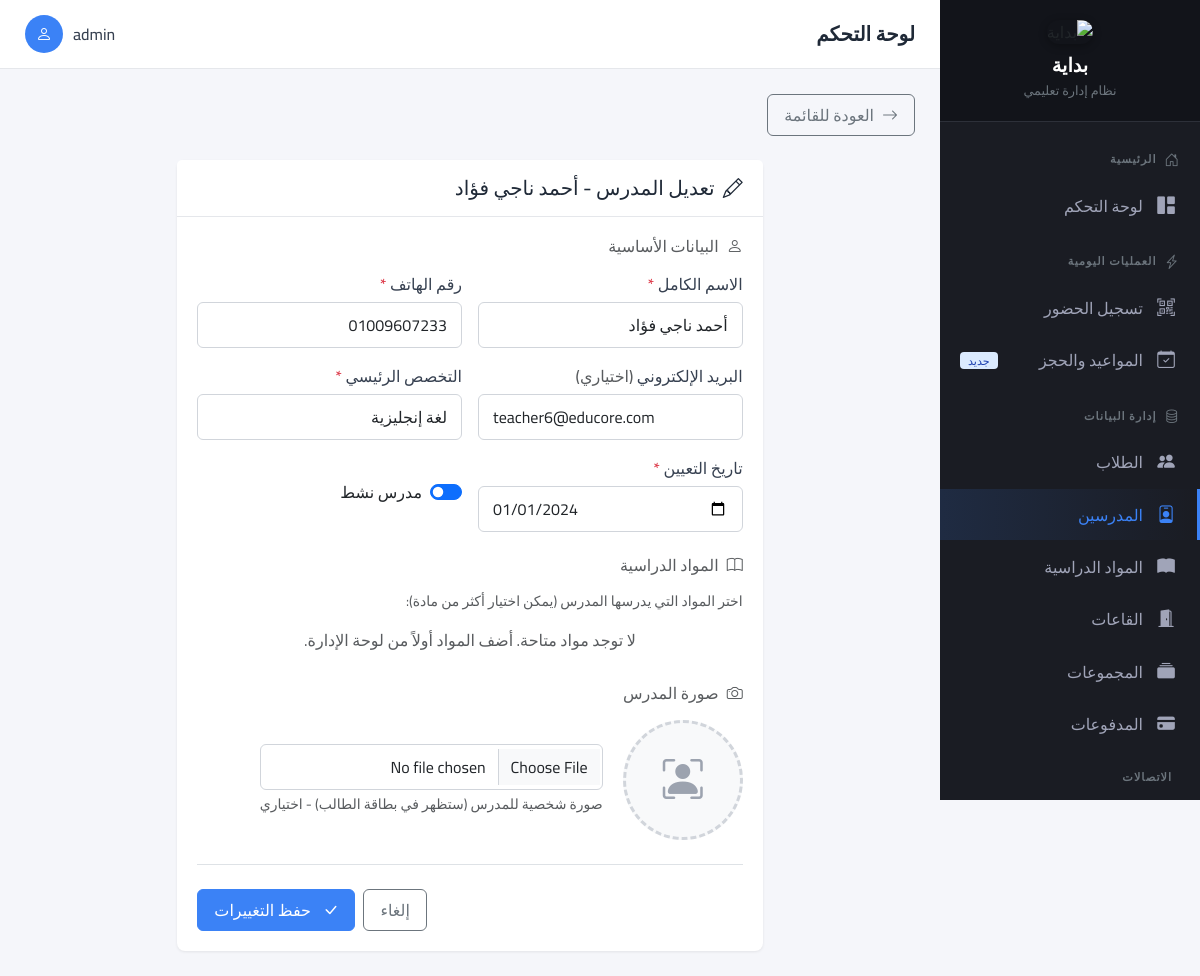
Before: /teachers/6/edit/ (signed in) with the older database file.
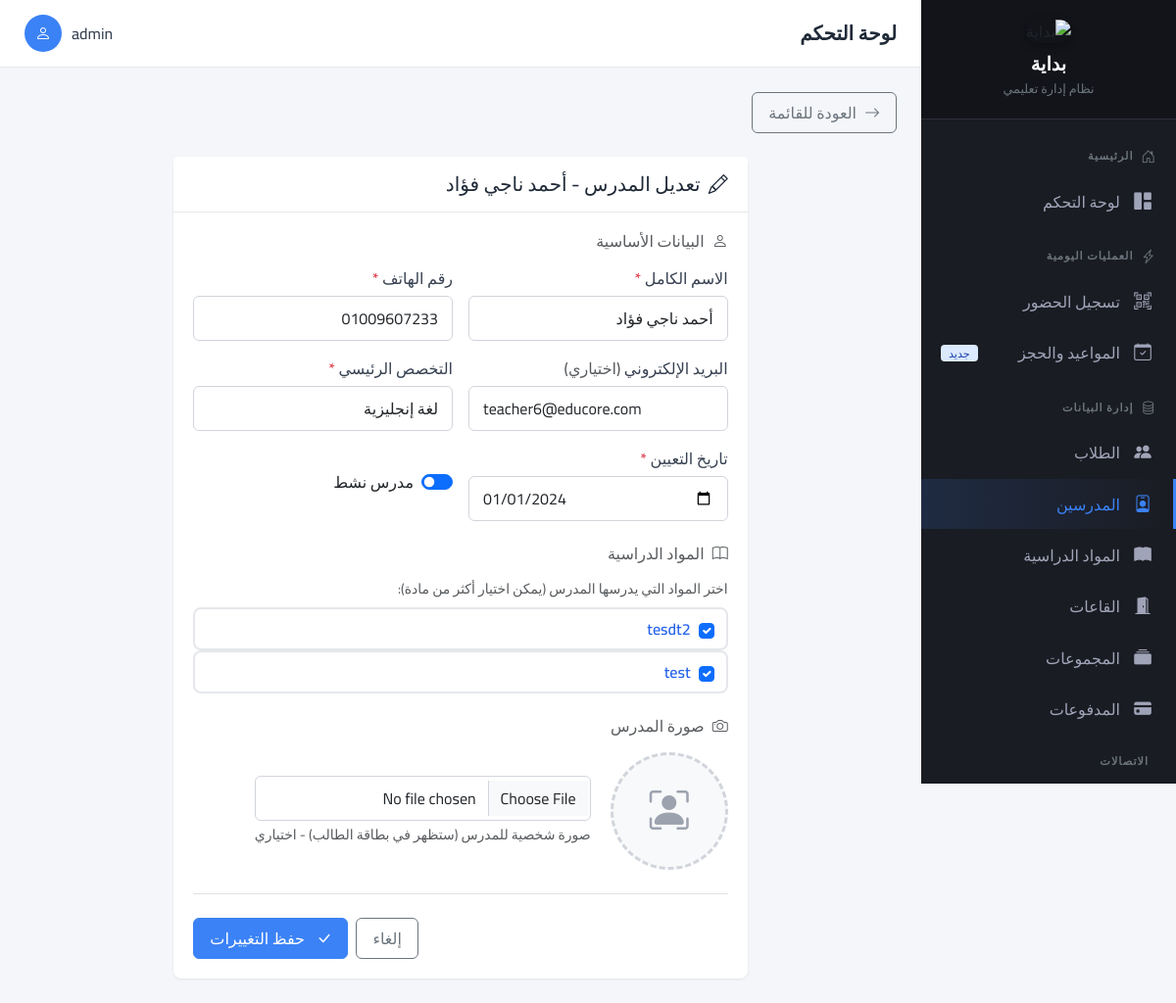
After: the same page with the newer database file.
### apps/teachers/models.py (models this page shows)
class Subject(models.Model):
    name = models.CharField(max_length=100, unique=True, verbose_name="اسم المادة")
    class Meta:
        db_table = 'subjects'
        verbose_name = 'مادة دراسية'
        verbose_name_plural = 'المواد الدراسية'
        ordering = ['name']
    def __str__(self):
        return self.name

### apps/teachers/views.py (the view)
# urls.py: path('<int:teacher_id>/edit/', views.teacher_update, name='update'),
@login_required
def teacher_update(request, teacher_id):
    teacher = get_object_or_404(Teacher, pk=teacher_id)
    if request.method == 'POST':
        form = TeacherForm(request.POST, request.FILES, instance=teacher)
        if form.is_valid():
            form.save()
            messages.success(request, 'تم تحديث بيانات المدرس بنجاح')
            return redirect('teachers:detail', teacher_id=teacher_id)
    else:
        form = TeacherForm(instance=teacher)
    return render(request, 'teachers/form.html', {'form': form, 'teacher': teacher})

### templates/teachers/form.html (shortened to what the changed rows need)
{% extends 'base.html' %}
{% block content %}
<div class="row justify-content-center">
    <div class="col-md-8">
        <div class="card">
            <div class="card-body">
                <form method="post" enctype="multipart/form-data">
                    <div class="mb-4">
                        <div class="subjects-grid">
                            {% for checkbox in form.subjects %}
                            <label class="subject-checkbox">
                                {{ checkbox.tag }}
                                <span>{{ checkbox.choice_label }}</span>
                            </label>
                            {% empty %}
                            <p class="text-muted text-center py-2 mb-0">
                                لا توجد مواد متاحة. أضف المواد أولاً من لوحة الإدارة.
                            </p>
                            {% endfor %}
                        </div>
                    </div>
                </form>
            </div>
        </div>
    </div>
</div>
{% endblock %}

Changed rows visible on the page:
added Subject: choice_label "tesdt2"
added Subject: choice_label "test"
Other visible differences:
text no longer shown: "لا توجد مواد متاحة. أضف المواد أولاً من لوحة الإدارة."
